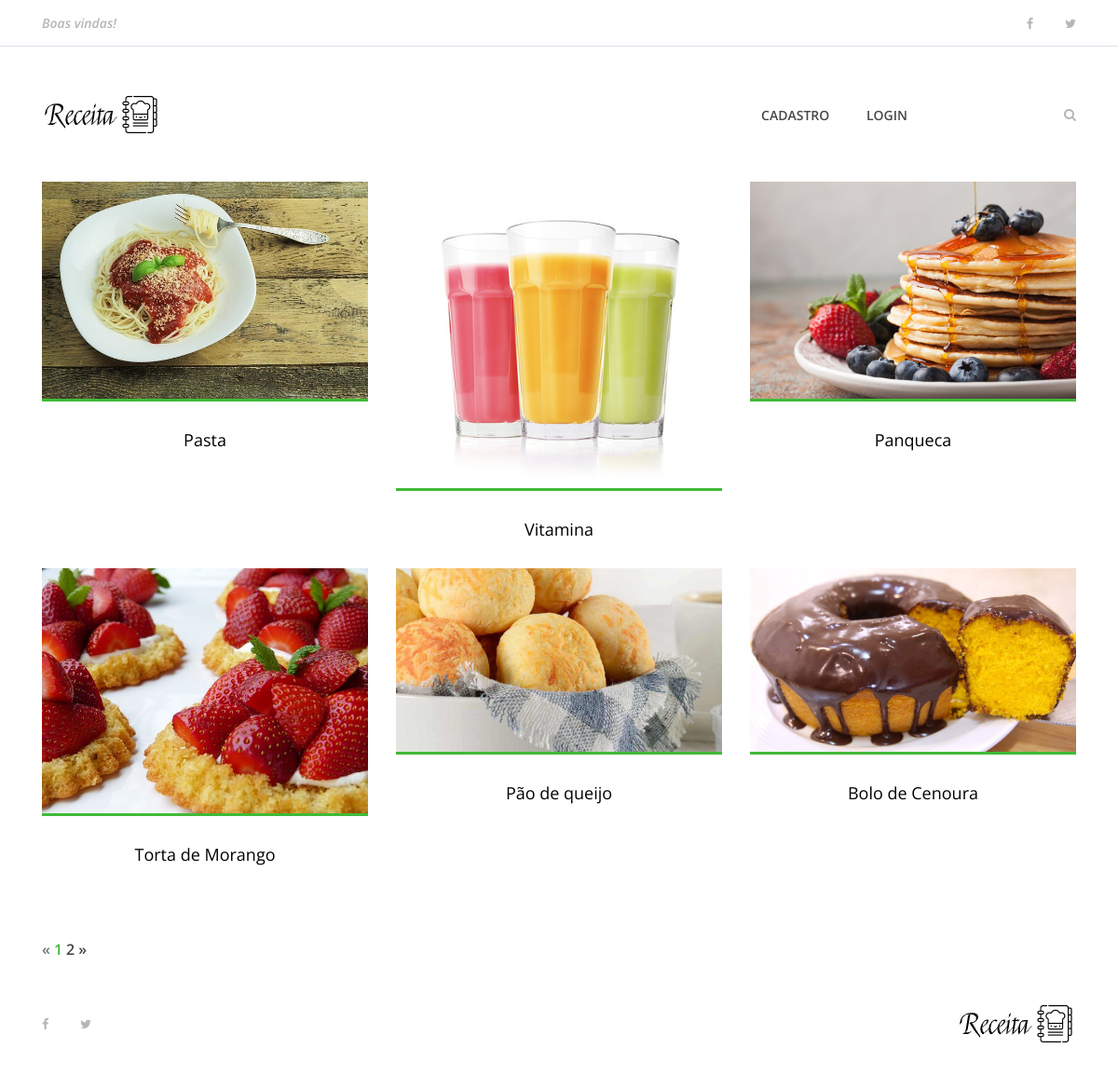
The page / on the database its author committed.
### receita/models.py (models this page shows, shortened)
class Receita(models.Model):
    pessoa = models.ForeignKey(User, on_delete=models.CASCADE, default='')
    objects = models.Manager
    nome_receita = models.CharField(max_length=200)
    ingredientes = models.TextField()
    modo_preparo = models.TextField()
    tempo_preparo = models.IntegerField()
    rendimento = models.CharField(max_length=100)
    categoria = models.CharField(max_length=100)
    date_receita = models.DateTimeField(default=datetime.now(), blank=True)
    foto_receita = models.ImageField(upload_to='fotos/%d/%m/%Y', blank=True)
    publicada = models.BooleanField(default=False)

### receita/views.py (the view)
# urls.py: path('', views.index, name='index'),
def index(request):
    receitas = Receita.objects.order_by('-date_receita').filter(publicada=True)
    paginator = Paginator(receitas, 6)
    page = request.GET.get('page')
    receitas_por_pagina = paginator.get_page(page)
    dados = {
        'receitas': receitas_por_pagina
    }
    return render(request, 'index.html', dados)

### templates/index.html (shortened to what this page needs)
{% extends 'base.html' %}
{% load static %}
{% block content %}
    {% include 'partials/header.html' %}
    <section class="best-receipe-area">
        <div class="container">
            <div class="row">
                {% if receitas %}
                {% for receita in receitas %}
                <div class="col-12 col-sm-6 col-lg-4">
                    <div class="single-best-receipe-area mb-30">
                        {% if receita.foto_receita == '' %}
                        <img src="{% static 'img/bg-img/foto_receita.png' %}" alt="">
                        {% else %}
                        <img src="{{ receita.foto_receita.url }}" alt="">
                        {% endif %}
                        <div class="receipe-content">
                            <a href="{% url 'receita' receita.id %}">
                                <h5>{{ receita.nome_receita }}</h5>
                            </a>
                        </div>
                    </div>
                </div>
                {% endfor %}
                {% endif %}
            </div>
        </div>
    </section>
    <section class="top-catagory-area section-padding-20-0">
        <div class="container">
            {% if receitas.has_other_pages %}
            <ul class="pagination">
                {% if receitas.has_previous %}
                <li class="page-item">
                    <a href="?page={{ receitas.previous_page_number }}" class="page-link">&laquo;</a>
                </li>
                {% else %}
                <li class="page-item disabled">
                    <a class="page-link">&laquo;</a>
                </li>
                {% endif %}
                {% for pagina in receitas.paginator.page_range %}
                {% if receitas.number == pagina %}
                <li class="page-item active">
                    <a class="page-link">{{ pagina }}</a>
                </li>
                {% else %}
                <li class="page-item">
                    <a href="?page={{ pagina }}" class="page-link">{{ pagina }}</a>
                </li>
                {% endif %}
                {% endfor %}
                {% if receitas.has_next %}
                <li class="page-item">
                    <a href="?page={{ receitas.next_page_number }}" class="page-link">&raquo;</a>
                </li>
                {% else %}
                <li class="page-item disabled">
                    <a class="page-link">&raquo;</a>
                </li>
                {% endif %}
            </ul>
        {% endif %}
        </div>
    </section>
    {% include 'partials/footer.html' %}
{% endblock %}

### site_receitas/static/site.css (style rules this page uses)
* { margin: 0; padding: 0; }
body { font-family: "Open Sans", sans-serif; font-size: 14px; }
h1, h2, h3, h4, h5, h6 { color: #000000; line-height: 1.3; font-weight: 600; }
a, a:hover, a:focus { -webkit-transition-duration: 500ms; transition-duration: 500ms; text-decoration: none; outline: 0 solid transparent; color: #000000; font-weight: 600; font-size: 14px; color: #474747; }
ul, ol { margin: 0; }
ul li, ol li { list-style: none; }
img { height: auto; max-width: 100%; }
.mb-30 { margin-bottom: 30px !important; }
.best-receipe-area { position: relative; z-index: 1; padding-bottom: 50px; }
.single-best-receipe-area { position: relative; z-index: 1; }
.single-best-receipe-area img { border-bottom: 3px solid #40ba37; }
.single-best-receipe-area .receipe-content { padding-top: 30px; text-align: center; }
.single-best-receipe-area .receipe-content h5 { font-size: 18px; margin-bottom: 10px; font-weight: 400; -webkit-transition-duration: 500ms; transition-duration: 500ms; }
.pagination { position: relative; z-index: 1; }
.pagination .page-link { padding: 0; font-size: 16px; margin-right: 5px; border: none; color: #474747; }
.pagination .page-item.active .page-link { background-color: transparent; color: #40ba37; }

### rows shown on the page
Receita: foto_receita (picture), nome_receita "Pasta"
Receita: foto_receita (picture), nome_receita "Vitamina"
Receita: foto_receita (picture), nome_receita "Panqueca"
Receita: foto_receita (picture), nome_receita "Torta de Morango"
Receita: foto_receita (picture), nome_receita "Pão de queijo"
Receita: foto_receita (picture), nome_receita "Bolo de Cenoura"

### other values the page prints
{{ pagina }} "1"
{{ pagina }} "2"
